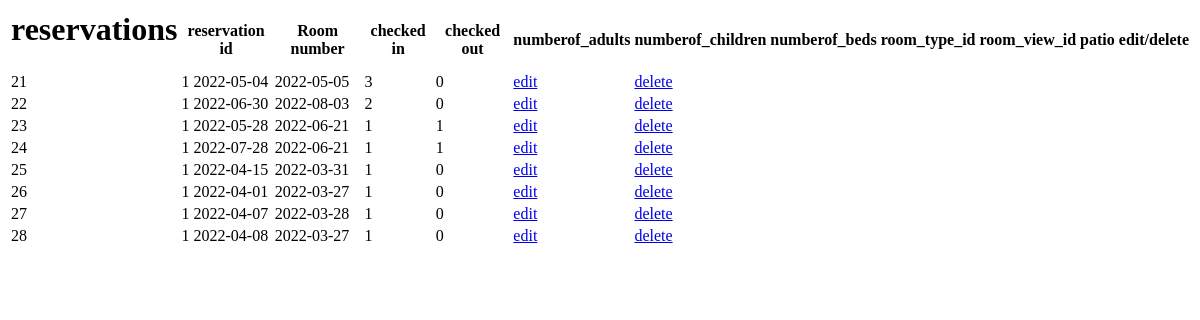
The app's page /pages/reservation/my_reservations.php, older data.
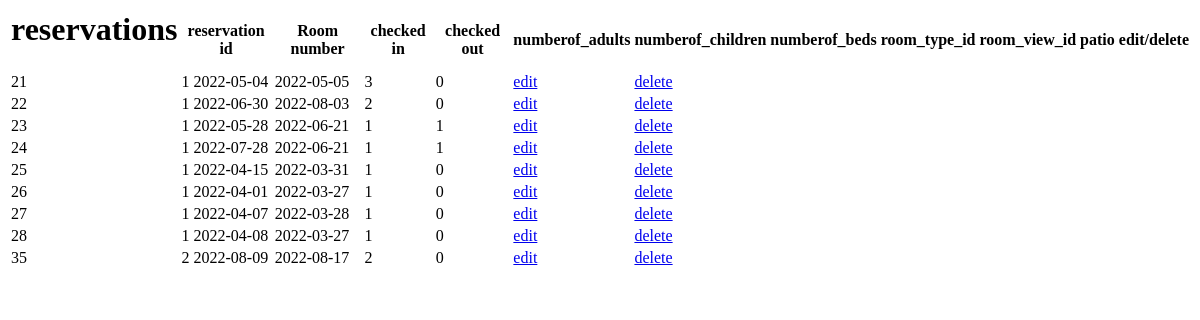
The same page, newer data.
### tables this page shows
CREATE TABLE `reservations`
(
    `reservation_id`    int(11)        NOT NULL,
    `client_id`         int(11)        NOT NULL,
    `room_no`           int(11)                 DEFAULT NULL,
    `start_date`        date           NOT NULL,
    `end_date`          date           NOT NULL,
    `numberof_adults`   int(11)        NOT NULL,
    `numberof_children` int(11)        NOT NULL,
    `price`             decimal(10, 0) NOT NULL,
    `is_checked_in`     tinyint(1)     NOT NULL DEFAULT 0,
    `extra_bed`         int(11)                 DEFAULT NULL
);

### global/php/db-functions.php (called while the page is built, shortened)
<?php
function db_connect(): mysqli
{
    $conn = new mysqli(SERVER_NAME, USERNAME, PASSWORD, DB_NAME);
    return $conn;
}
function run_query(string $sql): ?mysqli_result
{
    try
    {
        $conn = db_connect();
    } catch (RuntimeException $e)
    {
        throw new RuntimeException($e);
    }
    $result = $conn->query($sql);
    return $result;
}

### pages/reservation/my_reservations.php (the view, shortened to what this page needs)
<html lang="en">
<head>     <?php include "../../global/php/db-functions.php"; ?>
    <title> my reservations</title></head>
<body>
<?php
$client_ID = '1';
$sql = "select reservation_id, room_no, start_date, end_date, numberof_adults, numberof_children,
is_checked_in from reservations where client_id= '$client_ID' ";
$result = run_query($sql);
if ($result->num_rows == 0)
echo "no reservations";
else
{
?>
<p>
<table>
    <tr>
        <th><h1> reservations </h1></th>
        <th> reservation id</th>
        <th> Room number</th>
        <th> checked in</th>
        <th> checked out</th>
        <th> numberof_adults</th>
        <th> numberof_children</th>
        <th> numberof_beds</th>
        <th> room_type_id</th>
        <th> room_view_id</th>
        <th> patio</th>
        <th> edit/delete </th>
</tr>
<?php
while ($row = $result->fetch_assoc())
{
    echo "<tr><td>" . $row["reservation_id"] . "</td><td>" . $row["room_no"] . " " . $row["start_date"] . "</td>
  <td>" . $row["end_date"] . "</td>
  <td>" . $row["numberof_adults"] . "</td>
  <td>" . $row["numberof_children"] . "</td>
  ";
    $id = $row['reservation_id'];
    echo "<td><a href='edit_reservation.php?id=$id'> edit </a> </td>";
    echo "<td><a href='delete_reservations.php?id=$id'> delete </a> </td></tr>";
}
}
?>
</table>

Row changes from the older to the newer data that the page shows:
added reservations: reservation_id "35", room_no "2", start_date "2022-08-09", end_date "2022-08-17", numberof_adults "2", numberof_children "0"
